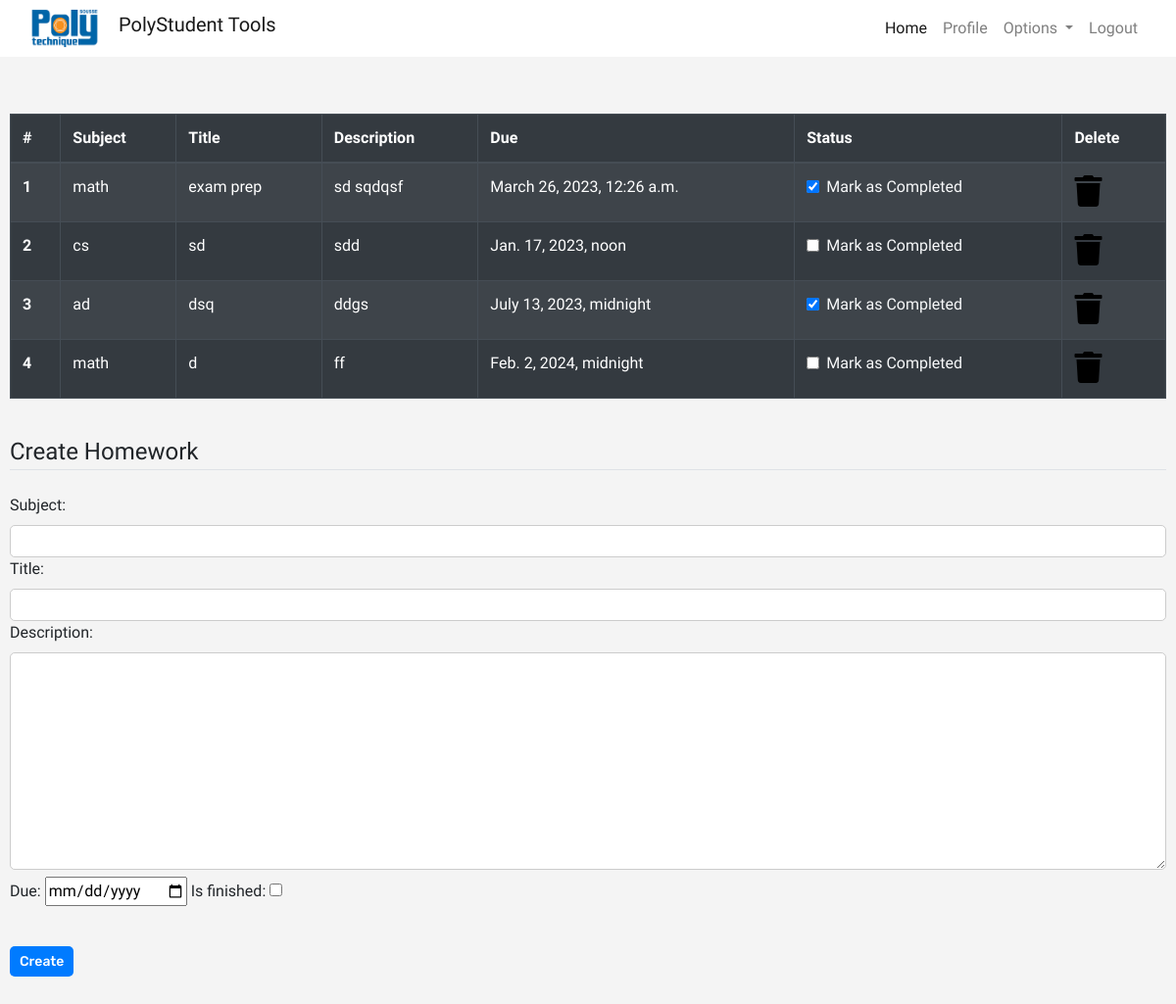
The page /homework (signed in) on the database its author committed.
### dashboard/models.py (models this page shows, shortened)
class Homework(models.Model):
    user = models.ForeignKey(User, on_delete=models.CASCADE)
    subject =models.CharField(max_length=50)
    title = models.CharField(max_length=100)
    description=models.TextField()
    due = models.DateTimeField()
    is_finished=models.BooleanField(default=False)

### dashboard/views.py (the view)
# urls.py: path('homework',views.homework,name="homework"),
def homework(request):
    if request.method == "POST":
        form = HomeworkForm(request.POST)
        if form.is_valid():
            try:
                finished= request.POST['is_finished']
                if finished == 'on':
                    finished = True
                else:
                    finished = False
            except:
                finished = False
            homeworks = Homework(
                user = request.user,
                subject = request.POST['subject'],
                title = request.POST['title'],
                description = request.POST['description'],
                due = request.POST['due'],
                is_finished = finished
            )
            homeworks.save()
            messages.success(request,f'Homework Added from {request.user.username}!!')
    else:
        homework_done=False
    form = HomeworkForm()
    homework = Homework.objects.filter(user=request.user)
    if len(homework)==0:
        homework_done=True
    else:
        homework_done=False
    context = {
                'homeworks':homework,
               'homeworks_done':homework_done,
               'form':form,
               }
    return render(request,'dashboard/homework.html',context)

### dashboard/forms.py
class HomeworkForm(forms.ModelForm):
    class Meta:
        model = Homework
        widgets = {'due':DateInput()}
        fields = ['subject','title','description','due','is_finished']

### dashboard/templates/dashboard/homework.html (shortened to what this page needs)
{% extends 'dashboard/base.html' %}
{% load static %}
{% block content %}
<div class="container">
    {% if not homework_done %}
    <table class="table table-striped table-bordered table-hover table-dark">
        <thead>
            <tr>
                <th scope="col">#</th>
                <th scope="col">Subject</th>
                <th scope="col">Title</th>
                <th scope="col">Description</th>
                <th scope="col">Due</th>
                <th scope="col">Status</th>
                <th scope="col">Delete</th>
            </tr>
        </thead>
        <tbody>
            {% for homework in homeworks %}
            <tr>
                <th scope="row">{{forloop.counter}}</th>
                <td>{{homework.subject}}</td>
                <td>{{homework.title}}</td>
                <td>{{homework.description}}</td>
                <td>{{homework.due}}</td>
                <td>
                    <a href="{% url 'update-homework' homework.id %}">
                        <div class="form-check">
                            {% if homework.is_finished == True %}
                            <input class="form-check-input" type="checkbox" value="" checked>
                            {% else %}
                            <input class="form-check-input" type="checkbox" value="">
                            {% endif %}
                            <label class="form-check-label text-light" for="flexCheckDefault">
                                Mark as Completed
                            </label>
                        </div>
                    </a>
                </td>
                <td><a href="{% url 'delete-homework' homework.id %}"><i class="fa fa-trash fa-2x"></i></a></td>
            </tr>
            {% endfor %}
        </tbody>
    </table>
    {% else %}
    <h4>All homeworks are completed!! Create to have more!!</h4>
    {% endif %}
</div>
<div class=" container">
    <form method="POST">
        <fieldset class="form-group">
            <legend class="border-bottom mb-4">Create Homework</legend>
            {{form}}
        </fieldset>
        <div class="form-group">
            <button href="" class="btn btn-outline-info" type="submit">
                Create
            </button>
        </div>
    </form>
</div>
{% endblock content %}

### static/css/main.css (style rules this page uses)
html { height: 100%; }
body { margin: 0; font-family: "Quicksand", sans-serif; background-color: #f4f4f4; }
a { text-decoration: none; color: black; }
.btn { font-family: "Rubik", sans-serif; font-weight: 500; border-radius: 20px; border: none; color: black; padding: 0.7rem 1.4rem; margin-top: 1rem; cursor: pointer; transition: background-color 0.3s ease; }
.container { max-width:max-content; margin: 0 auto; padding: 20px; box-sizing: border-box; }
.form-group { margin-bottom: 20px; }
input[type="text"], textarea { width: 100%; padding: 10px; border: 1px solid #ccc; border-radius: 5px; box-sizing: border-box; font-size: 16px; font-family: "Quicksand", sans-serif; }
button[type="submit"] { background-color: #007bff; color: #fff; border: none; border-radius: 5px; padding: 10px 20px; font-size: 16px; cursor: pointer; font-family: "Rubik", sans-serif; }
.container { max-width: 100%; padding: 10px; }
input[type="text"], textarea { font-size: 14px; padding: 5px; }
button[type="submit"] { font-size: 14px; padding: 5px 10px; }

### rows shown on the page
Homework: subject "math", title "exam prep", description "sd sqdqsf", due "March 26, 2023, 12:26 a.m."
Homework: subject "cs", title "sd", description "sdd", due "Jan. 17, 2023, noon"
Homework: subject "ad", title "dsq", description "ddgs", due "July 13, 2023, midnight"
Homework: subject "math", title "d", description "ff", due "Feb. 2, 2024, midnight"
